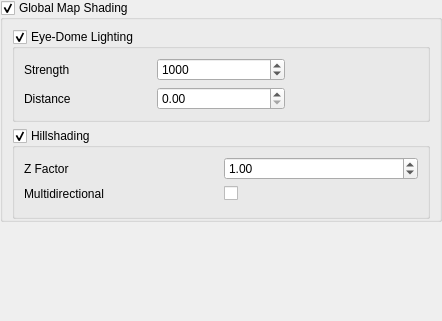
<?xml version="1.0" encoding="UTF-8"?>
<ui version="4.0">
 <class>QgsShadingRendererSettingsWidget</class>
 <widget class="QWidget" name="QgsShadingRendererSettingsWidget">
  <property name="geometry">
   <rect>
    <x>0</x>
    <y>0</y>
    <width>442</width>
    <height>321</height>
   </rect>
  </property>
  <property name="windowTitle">
   <string>Form</string>
  </property>
  <layout class="QVBoxLayout" name="verticalLayout">
   <property name="leftMargin">
    <number>0</number>
   </property>
   <property name="topMargin">
    <number>0</number>
   </property>
   <property name="rightMargin">
    <number>0</number>
   </property>
   <property name="bottomMargin">
    <number>0</number>
   </property>
   <item>
    <widget class="QgsCollapsibleGroupBox" name="mShadingGroupBox">
     <property name="title">
      <string>Global Map Shading</string>
     </property>
     <property name="checkable">
      <bool>true</bool>
     </property>
     <layout class="QVBoxLayout" name="verticalLayout_2">
      <property name="bottomMargin">
       <number>0</number>
      </property>
      <item>
       <widget class="QgsCollapsibleGroupBox" name="mEdlGroupBox">
        <property name="title">
         <string>Eye-Dome Lighting</string>
        </property>
        <property name="checkable">
         <bool>true</bool>
        </property>
        <layout class="QGridLayout" name="gridLayout_5">
         <item row="0" column="1">
          <widget class="QgsDoubleSpinBox" name="mEdlStrengthSpinBox">
           <property name="toolTip">
            <string>Adjusts how strong the added shading will be. Greater values mean stronger effect.</string>
           </property>
           <property name="decimals">
            <number>0</number>
           </property>
           <property name="maximum">
            <double>999999999999.000000000000000</double>
           </property>
           <property name="singleStep">
            <double>100.000000000000000</double>
           </property>
           <property name="value">
            <double>1000.000000000000000</double>
           </property>
          </widget>
         </item>
         <item row="1" column="1">
          <widget class="QgsDoubleSpinBox" name="mEdlDistanceSpinBox">
           <property name="toolTip">
            <string>Distance away from the original pixel to sample neighbors.</string>
           </property>
          </widget>
         </item>
         <item row="1" column="0">
          <widget class="QLabel" name="label_2">
           <property name="text">
            <string>Distance</string>
           </property>
          </widget>
         </item>
         <item row="0" column="0">
          <widget class="QLabel" name="label">
           <property name="text">
            <string>Strength</string>
           </property>
          </widget>
         </item>
         <item row="1" column="2">
          <widget class="QgsUnitSelectionWidget" name="mEdlDistanceUnit" native="true"/>
         </item>
        </layout>
       </widget>
      </item>
      <item>
       <widget class="QgsCollapsibleGroupBox" name="mHillshadingGroupBox">
        <property name="title">
         <string>Hillshading</string>
        </property>
        <property name="checkable">
         <bool>true</bool>
        </property>
        <layout class="QGridLayout" name="gridLayout_6">
         <item row="0" column="0">
          <widget class="QLabel" name="mHillshadingZFactorLabel">
           <property name="text">
            <string>Z Factor</string>
           </property>
          </widget>
         </item>
         <item row="1" column="0">
          <widget class="QLabel" name="mHillshadingMultidirLabel">
           <property name="text">
            <string>Multidirectional</string>
           </property>
          </widget>
         </item>
         <item row="0" column="1">
          <widget class="QDoubleSpinBox" name="mHillshadingZFactorSpinBox">
           <property name="maximum">
            <double>9999999999999999455752309870428160.000000000000000</double>
           </property>
           <property name="value">
            <double>1.000000000000000</double>
           </property>
          </widget>
         </item>
         <item row="1" column="1">
          <widget class="QCheckBox" name="mHillshadingMultidirCheckBox">
           <property name="text">
            <string/>
           </property>
           <property name="tristate">
            <bool>false</bool>
           </property>
          </widget>
         </item>
         <item row="2" column="0" colspan="2">
          <widget class="QgsDirectionalLightWidget" name="mDirectionalLightWidget" native="true"/>
         </item>
        </layout>
       </widget>
      </item>
     </layout>
    </widget>
   </item>
   <item>
    <spacer name="verticalSpacer">
     <property name="orientation">
      <enum>Qt::Vertical</enum>
     </property>
     <property name="sizeHint" stdset="0">
      <size>
       <width>20</width>
       <height>40</height>
      </size>
     </property>
    </spacer>
   </item>
  </layout>
 </widget>
 <customwidgets>
  <customwidget>
   <class>QgsDoubleSpinBox</class>
   <extends>QDoubleSpinBox</extends>
   <header>qgsdoublespinbox.h</header>
  </customwidget>
  <customwidget>
   <class>QgsDirectionalLightWidget</class>
   <extends>QWidget</extends>
   <header>qgsdirectionallightwidget.h</header>
   <container>1</container>
  </customwidget>
  <customwidget>
   <class>QgsCollapsibleGroupBox</class>
   <extends>QGroupBox</extends>
   <header>qgscollapsiblegroupbox.h</header>
   <container>1</container>
  </customwidget>
  <customwidget>
   <class>QgsUnitSelectionWidget</class>
   <extends>QWidget</extends>
   <header>qgsunitselectionwidget.h</header>
   <container>1</container>
  </customwidget>
 </customwidgets>
 <resources/>
 <connections/>
</ui>
